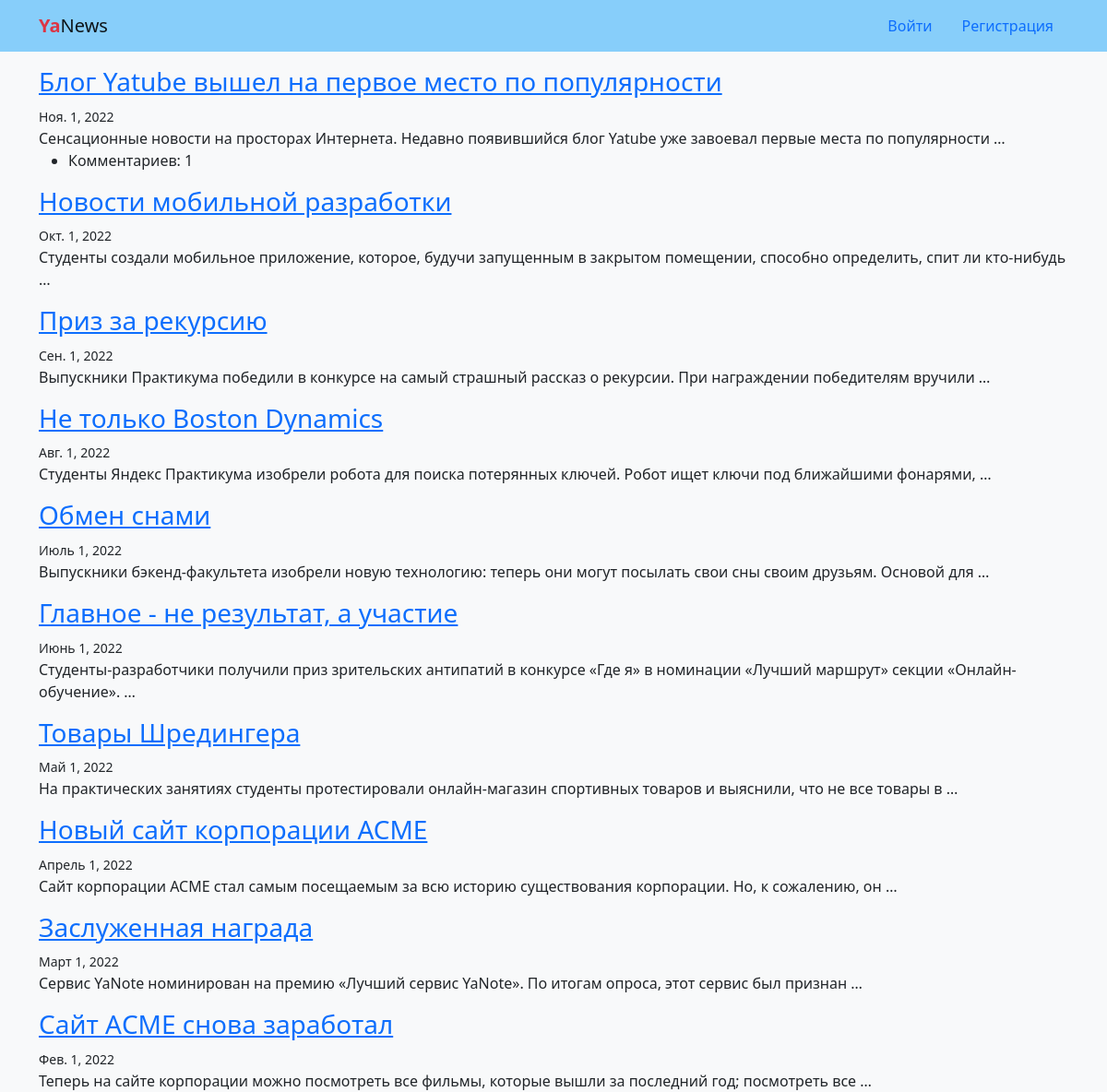
The page / on the database its author committed.
### news/models.py (models this page shows, shortened)
class News(models.Model):
    title = models.CharField(max_length=50)
    text = models.TextField()
    date = models.DateField(default=datetime.today)
    class Meta:
        ordering = ('-date',)
        verbose_name_plural = 'Новости'
        verbose_name = 'Новость'

### news/views.py (the view)
# urls.py: path('', views.NewsList.as_view(), name='home'),
class NewsList(generic.ListView):
    model = News
    template_name = 'news/home.html'
    def get_queryset(self):
        return self.model.objects.prefetch_related(
            'comment_set'
        )[:settings.NEWS_COUNT_ON_HOME_PAGE]

### templates/news/home.html
{% extends "base.html" %}
{% block content %}
  {% for news in object_list %}
    <div class="mt-3">
      <h3><a href="{% url 'news:detail' news.pk %}">{{ news.title }}</a></h3>
      <div><small>{{ news.date }}</small></div>
      <div>{{ news.text|truncatewords:15 }}</div>
      {% if news.comment_set.all %}
        <ul>
          <li>
            Комментариев: {{ news.comment_set.count }}
          </li>
        </ul>
      {% endif %}
    </div>
  {% endfor %}
{% endblock content %}

### templates/base.html (shortened to what this page needs)
<!DOCTYPE html>
<html>
  <head>
    <link rel="stylesheet"
      href="https://cdn.jsdelivr.net/npm/bootstrap@5.0.1/dist/css/bootstrap.min.css"
      rel="stylesheet"
>
  </head>
  <body class="bg-light">
    {% include "includes/header.html" %}
    <div class="container mt-3">
      {% block content %}
      {% endblock %}
    </div>
  </body>
</html>

### templates/includes/header.html
<header>
  <nav class="navbar navbar-light" style="background-color: lightskyblue">
    <li class="container">
      <a class="navbar-brand" href="{% url 'news:home' %}">
        <span class="text-danger"><b>Ya</b></span>News
      </a>
      <ul class="nav nav-pills">
        {% if user.is_authenticated %}
          <li class="align-self-center">
            Пользователь: {{ user.username }}
          </li>
          <li class="nav-item">
            <a class="nav-link" href="{% url 'users:logout' %}">Выйти</a>
          </li>
        {% else %}
          <li class="nav-item">
            <a class="nav-link" href="{% url 'users:login' %}">Войти</a>
          </li>
          <li class="nav-item">
            <a class="nav-link" href="{% url 'users:signup' %}">Регистрация</a>
          </li>
        {% endif %}
      </ul>
    </li>
  </nav>
</header>

### rows shown on the page
News: title "Блог Yatube вышел на первое место по популярности", date "Ноя. 1, 2022", text "Сенсационные новости на просторах Интернета. Недавно появившийся блог Yatube уже завоевал первые места по популярности …", comment_set.count "1"
News: title "Новости мобильной разработки", date "Окт. 1, 2022", text "Студенты создали мобильное приложение, которое, будучи запущенным в закрытом помещении, способно определить, спит ли кто-нибудь …"
News: title "Приз за рекурсию", date "Сен. 1, 2022", text "Выпускники Практикума победили в конкурсе на самый страшный рассказ о рекурсии. При награждении победителям вручили …"
News: title "Не только Boston Dynamics", date "Авг. 1, 2022", text "Студенты Яндекс Практикума изобрели робота для поиска потерянных ключей. Робот ищет ключи под ближайшими фонарями, …"
News: title "Обмен снами", date "Июль 1, 2022", text "Выпускники бэкенд-факультета изобрели новую технологию: теперь они могут посылать свои сны своим друзьям. Основой для …"
News: title "Главное - не результат, а участие", date "Июнь 1, 2022", text "Студенты-разработчики получили приз зрительских антипатий в конкурсе «Где я» в номинации «Лучший маршрут» секции «Онлайн-обучение». …"
News: title "Товары Шредингера", date "Май 1, 2022", text "На практических занятиях студенты протестировали онлайн-магазин спортивных товаров и выяснили, что не все товары в …"
News: title "Новый сайт корпорации ACME", date "Апрель 1, 2022", text "Сайт корпорации ACME стал самым посещаемым за всю историю существования корпорации. Но, к сожалению, он …"
News: title "Заслуженная награда", date "Март 1, 2022", text "Сервис YaNote номинирован на премию «Лучший сервис YaNote». По итогам опроса, этот сервис был признан …"
News: title "Сайт АСМЕ снова заработал", date "Фев. 1, 2022", text "Теперь на сайте корпорации можно посмотреть все фильмы, которые вышли за последний год; посмотреть все …"
